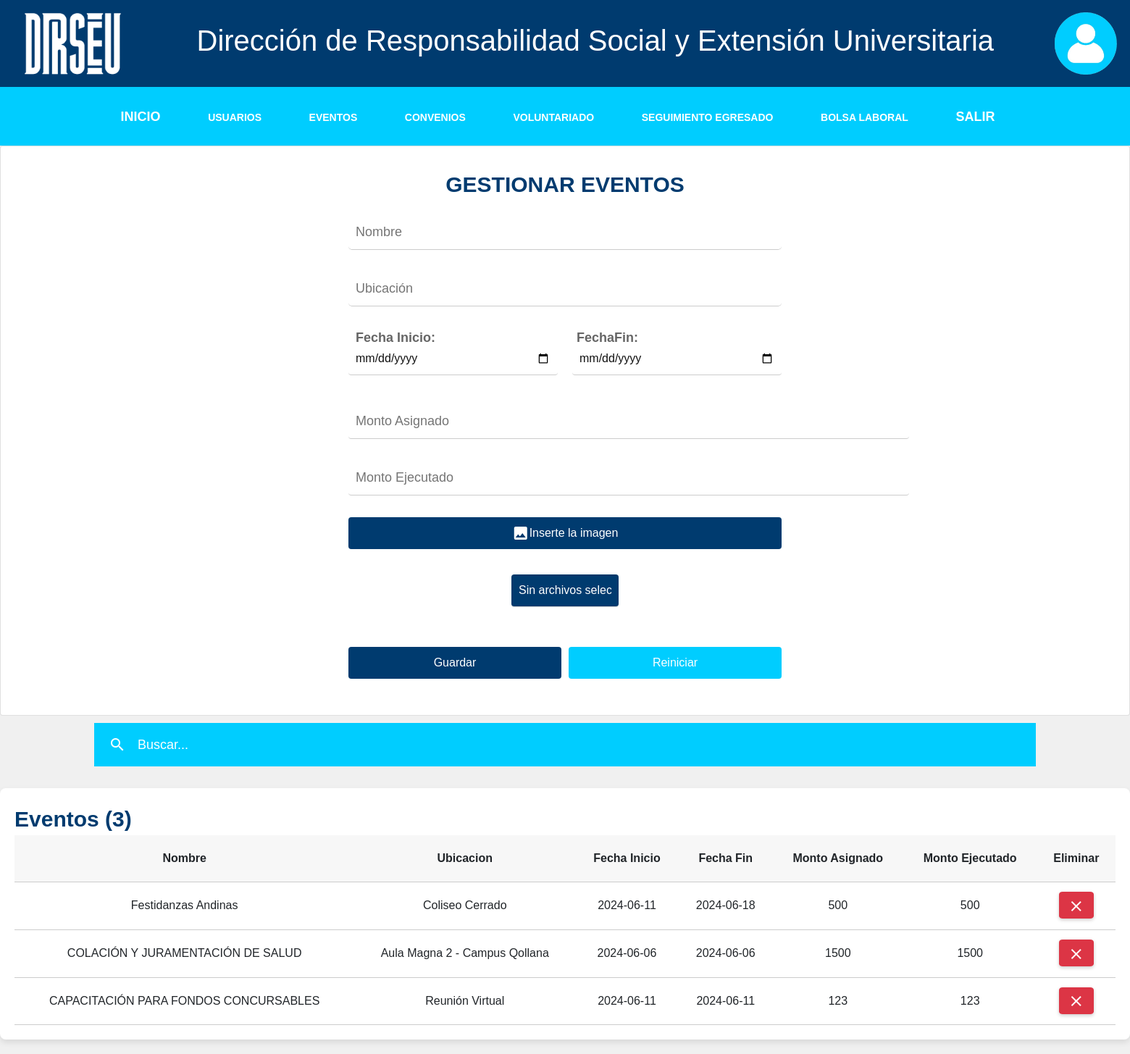
The page /eventos/index.php (signed in) on the database its author committed.
### tables this page shows
CREATE TABLE `evento` (
  `even_id` int(11) NOT NULL,
  `nombre` varchar(255) DEFAULT NULL,
  `fechaIni` datetime DEFAULT NULL,
  `fechaFin` datetime NOT NULL,
  `ubicacion` varchar(255) DEFAULT NULL,
  `imagen` varchar(255) NOT NULL
);

CREATE TABLE `gestion_reporte` (
  `gest_rep_id` int(11) NOT NULL,
  `nombre` varchar(255) DEFAULT NULL,
  `fechaIni` date DEFAULT NULL,
  `fechaFin` date DEFAULT NULL,
  `perDIR_id` int(11) DEFAULT NULL,
  `evento_id` int(11) DEFAULT NULL
);

CREATE TABLE `presupuesto` (
  `pres_id` int(11) NOT NULL,
  `montoAsignado` float DEFAULT NULL,
  `montoEjecutado` float DEFAULT NULL,
  `gest_rep_id` int(11) DEFAULT NULL
);

### eventos/index.php (the view, shortened to what this page needs)
<?php include "../extend/header.php";
?>
<html>
<body>
<head>
<link rel="stylesheet" href="styles.css">
<link rel="stylesheet" href="styles2.css">
</head>
<div class="row">
  <div class="col s12">
    <div class="card">
      <div class="card-content">
        <span style='font-size:30px; font-weight:bold; ' class="card-title">GESTIONAR EVENTOS</span>
        <form class="form" action="ins_evento.php" method="post" enctype="multipart/form-data" autocomplete="off">
        <div class="input-field">
    <input type="text" name="nombre" required id="nombre" onblur="may(this.value, this.id)" placeholder="Nombre">
</div>
          <div class="input-field">
            <input type="text" name="ubicacion"  title="Ubicacion" placeholder="Ubicación"  pattern="[A-Z/s ]+" id="ubicacion" required >
          </div>
          <div class="col s6 input-field" style="margin: 50px 450px 40px; display: flex; justify-content: space-between;">
    <input type="date" class="datepicker date-left" name="fechaInicio" id="fechaInicio" required>
    <label for="fechaInicio">Fecha Inicio:</label>
    <input type="date"  class="datepicker date-right" name="fechaFin" id="fechaFin" required>
    <label style="margin: auto 51%" for="fechaFin">FechaFin:</label>
</div>
          <div class="input-field2">
            <input type="number" name="montoAsig" placeholder="Monto Asignado" title="Monto Asignado"  id="montoAsig" >
          </div>
          <div class="input-field2">
            <input type="number" name="montoEjec" placeholder="Monto Ejecutado" title="Monto Ejecutado"  id="montoEjec" >
          </div>
          <div class="file-field input-field">
              <div class="btn" style="background-color: #003b6f;">
                  <i class="material-icons left">image</i>
                  <span>Inserte la imagen</span>
              </div>
              <div class="file-path-wrapper">
                  <input class="file-path validate" type="text" id="fileName" placeholder="Sin archivos seleccionados" readonly style="color: white;">
              </div>
          </div>
          <div class="button-group" style="margin: 0 100px; display: flex;">
          <button type="submit" class="btn custom-button" id="btn_guardar">Guardar</button>
          <button type="reset" class="btn reset-button" id="btn_reset">Reiniciar</button>
      </div>
        </form>
      </div>
    </div>
  </div>
</div>
<div class="row1">
  <div class="col s11">
    <nav class="white1" style="margin: 0 120px;">
      <div class="nav-wrapper1">
        <div class="input-field1">
        <i class="material-icons prefix">search</i>
          <input type="search" id="buscar" placeholder="Buscar..." autocomplete="off" style="background-color: #00cdff; color: white;">
        </div>
      </div>
    </nav>
  </div>
</div>
<?php
$sel = $con->query("SELECT * FROM evento
        JOIN gestion_reporte ON evento.even_id = gestion_reporte.evento_id
        JOIN presupuesto ON gestion_reporte.gest_rep_id = presupuesto.gest_rep_id;");
$row = mysqli_num_rows($sel);
?>
<div class="row2">
  <div class="col s13">
    <div class="card2">
      <div class="card-content2">
        <span class="card-title">Eventos (<?php echo $row ?>) </span>
        <table>
          <thead>
            <th>Nombre</th>
            <th>Ubicacion</th>
            <th>Fecha Inicio</th>
            <th>Fecha Fin</th>
            <th>Monto Asignado</th>
            <th>Monto Ejecutado</th>
            <th>Eliminar</th>
          </thead>
          <?php while($f = $sel->fetch_assoc()){ ?>
            <tr>
              <td><?php echo $f['nombre'] ?></td>
              <td><?php echo $f['ubicacion'] ?></td>
              <td><?php echo $f['fechaIni'] ?></td>
              <td><?php echo $f['fechaFin'] ?></td>
              <td><?php echo $f['montoAsignado'] ?></td>
              <td><?php echo $f['montoEjecutado'] ?></td>
              <td>
                <a href="#" class="btn-floating red" onclick="swal({ title: 'Esta seguro que desea eliminar al evento?', text: 'Al eliminarlo no podra recuperarlo!', type: 'warning', showCancelButton: true, confirmButtonColor: '#3085d6', cancelButtonColor: '#d33', confirmButtonText: 'Si, eliminarlo!' }).then(function () {  location.href='eliminar_evento.php?id=<?php echo $f['evento_id'] ?>'; })"><i class="material-icons">clear</i></a>
              </td>
            </tr>
          <?php } ?>
        </table>
      </div>
    </div>
  </div>
</div>
<?php include '../extend/scripts.php'; ?>
</body>
</html>

### css/styles.css (style rules this page uses)
body { font-family: Arial, sans-serif; margin: 0; padding: 0; background: #f0f0f0; }
header, nav, section { padding: 10px; text-align: center; }
.card-content form { margin-bottom: 20px; }
.input-field { margin-bottom: 20px; }
.input-field input[type="text"], .input-field input[type="password"], .input-field input[type="email"], .input-field select { width: 100%; padding: 10px; border: 1px solid #ccc; border-radius: 5px; }
.input-field label { font-size: 16px; }
.card-title { font-size: 24px; font-weight: bold; margin-bottom: 20px; }

### eventos/styles.css (style rules this page uses)
body { font-family: Arial, sans-serif; margin: 0; padding: 0; background: #f0f0f0; }
.card-content { padding: 30px; text-align: center; }
.card-title { font-size: 30px; font-weight: bold; color:#003b6f; }
.input-field { margin: 20px 450px 30px 450px; position: relative; }
.input-field input { padding: 10px 10px; border-top: transparent !important; border-right: transparent !important; border-left: transparent !important; border-bottom: 1px solid #ccc !important; box-shadow: none; outline: none; background: transparent; font-size: 18px; color: #111; }
.input-field label { position: absolute; left: 10px; top: 0; color: #111; transition: all 0.3s; pointer-events: none; font-size: 18px; }
.input-field input:focus + label, .input-field input:not(:placeholder-shown) + label { top: -20px; font-size: 18px; color: #666; }
.btn.custom-button, .btn.reset-button { flex: 1; padding: 10px 20px; color: white; border: none; cursor: pointer; transition: background-color 0.3s; margin: 0px 350px; }
.btn.custom-button { background-color: #003b6f; margin-right: 5px; }
.btn.reset-button { background-color: #00cdff; margin-left: 5px; }
.nav-wrapper1 { background-color: #00cdff; padding: 10px; }
.input-field1 { position: relative; }
.input-field1 .prefix { position: absolute; left: 10px; top: 50%; transform: translateY(-50%); color: white; }
#buscar { width: 100%; padding-left: 50px; border: none; height: 40px; line-height: 40px; font-size: 18px; box-shadow: none; border-radius: 5px; outline: none; }
#buscar::placeholder { color: white; opacity: 1; }
.card2 { background-color: #ffffff; border-radius: 8px; box-shadow: 0 4px 8px rgba(0,0,0,0.1); padding: 20px; margin: 20px 0; }
table { width: 100%; border-collapse: collapse; }
thead { background-color: #f7f7f7; }
th, td { text-align: center; padding: 20px 15px; border-bottom: 1px solid #ccc; }
.btn-floating { background-color: #003b6f; color: white; border: none; border-radius: 10%; padding: 10px 12px; cursor: pointer; box-shadow: 0 2px 5px rgba(0,0,0,0.2); transition: background-color 0.3s; }
.btn-floating.red { background-color: #dc3545; }
.material-icons { display: inline-block; vertical-align: middle; }
.col.s6 { margin-bottom: 20px; }
input[type="date"], input[type="number"] { width: 50%; padding: 10px; border: 1px solid #ccc; border-radius: 4px; box-sizing: border-box; font-size: 16px; }
label { display: block; margin-bottom: 5px; color: #333; font-size: 14px; font-weight: bold; }
.file-field { position: relative; }
.file-field .btn { background-color: #003b6f; color: white; padding: 10px 20px; border: none; border-radius: 4px; cursor: pointer; transition: background-color 0.3s; }
.file-field .file-path-wrapper { overflow: hidden; position: relative; margin-top: 10px; }
.file-field input.file-path.validate { width: 100%; padding: 10px; border-radius: 4px; border: 1px solid #ccc; box-sizing: border-box; font-size: 16px; }
.datepicker { padding: 10px; border: 1px solid #ccc; border-radius: 4px; box-sizing: border-box; }
.date-left { margin-right: 10px; }
.date-right { margin-left: 10px; }
.input-field2 { margin: 20px -500px 30px 450px; display: flex; justify-content: space-between; }
.input-field2 input { padding: 10px 10px; border-top: transparent !important; border-right: transparent !important; border-left: transparent !important; border-bottom: 1px solid #ccc !important; box-shadow: none; outline: none; background: transparent; font-size: 18px; color: #111; }
.file-field .btn { display: flex; align-items: center; justify-content: center; color: white; }
.file-path-wrapper input[type="text"] { color: white; }
.file-path-wrapper { margin: 0 200px; display: flex; justify-content: center; }
.file-path-wrapper .file-path.validate { margin: 25px; flex: 1; text-align: center; color: white; background-color: #003b6f; border-radius: 4px; padding: 10px; box-shadow: inset 0 1px 3px rgba(0,0,0,0.1); }

### rows shown on the page
evento: gestion_reporte.nombre "Festidanzas Andinas", ubicacion "Coliseo Cerrado", gestion_reporte.fechaIni "2024-06-11", gestion_reporte.fechaFin "2024-06-18", presupuesto.montoAsignado "500", presupuesto.montoEjecutado "500"
evento: gestion_reporte.nombre "COLACIÓN Y JURAMENTACIÓN DE SALUD", ubicacion "Aula Magna 2 - Campus Qollana", gestion_reporte.fechaIni "2024-06-06", gestion_reporte.fechaFin "2024-06-06", presupuesto.montoAsignado "1500", presupuesto.montoEjecutado "1500"
evento: gestion_reporte.nombre "CAPACITACIÓN PARA FONDOS CONCURSABLES", ubicacion "Reunión Virtual", gestion_reporte.fechaIni "2024-06-11", gestion_reporte.fechaFin "2024-06-11", presupuesto.montoAsignado "123", presupuesto.montoEjecutado "123"

### other values the page prints
$row "3"
